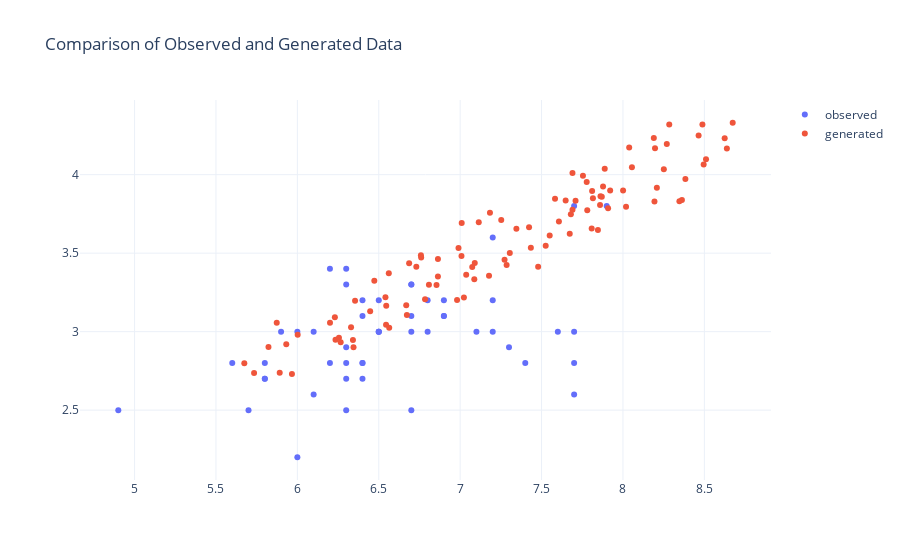

Notebook cell for this chart:
### Code cell
IrisOps.compare_synth_data(raw_data, "virginica", ("sepal_length", "sepal_width"))
